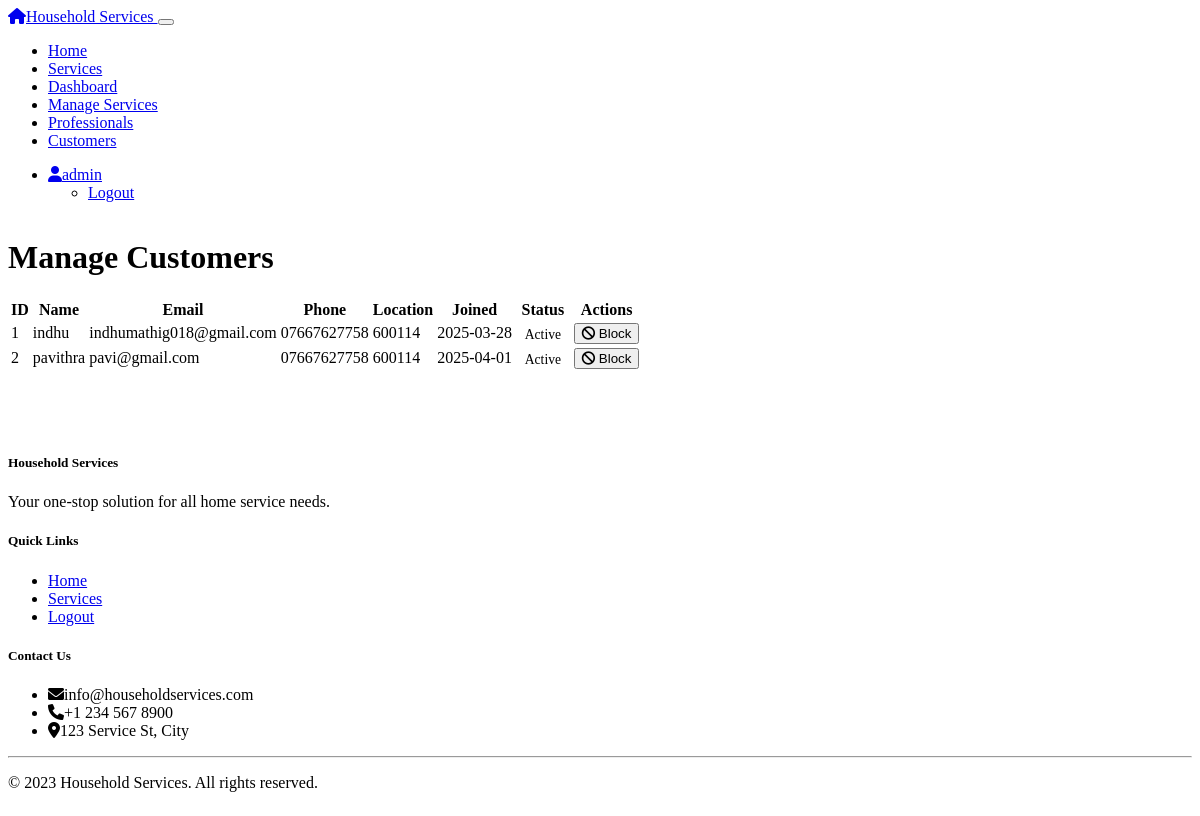
The page /admin/customers (signed in) on the database its author committed.
### models.py (models this page shows, shortened)
class User(UserMixin, db.Model):
    __tablename__ = 'users'
    id = db.Column(db.Integer, primary_key=True)
    username = db.Column(db.String(64), unique=True, nullable=False)
    email = db.Column(db.String(120), unique=True, nullable=False)
    password_hash = db.Column(db.String(256), nullable=False)
    role = db.Column(db.String(20), nullable=False) # 'admin', 'professional', 'customer'
    created_at = db.Column(db.DateTime, default=datetime.utcnow)
    is_active = db.Column(db.Boolean, default=True)
    customer_profile = db.relationship('Customer', backref='user', uselist=False, cascade='all, delete-orphan')
    professional_profile = db.relationship('Professional', backref='user', uselist=False, cascade='all, delete-orphan')

class Customer(db.Model):
    __tablename__ = 'customers'
    id = db.Column(db.Integer, primary_key=True)
    user_id = db.Column(db.Integer, db.ForeignKey('users.id'), nullable=False)
    address = db.Column(db.String(256))
    phone = db.Column(db.String(20))
    pin_code = db.Column(db.String(10))
    service_requests = db.relationship('ServiceRequest', backref='customer', lazy='dynamic')
    reviews = db.relationship('Review', backref='customer', lazy='dynamic')

### routes/admin.py (the view)
@admin_bp.route('/customers')
@login_required
@admin_required
def customers():
    customers = Customer.query.all()
    return render_template('admin/customers.html', customers=customers)

### app.py (called while the page is built)
@login_manager.user_loader
def load_user(user_id):
    from models import User
    return User.query.get(int(user_id))

### routes/admin.py (called while the page is built)
def admin_required(f):
    @wraps(f)
    def decorated_function(*args, **kwargs):
        if not current_user.is_authenticated or current_user.role != 'admin':
            flash('You do not have permission to access this page.', 'danger')
            return redirect(url_for('home'))
        return f(*args, **kwargs)
    return decorated_function

### templates/admin/customers.html (shortened to what this page needs)
{% extends "base.html" %}
{% block content %}
<h1 class="mb-4">Manage Customers</h1>
<div class="card">
    <div class="card-body">
        {% if customers %}
        <div class="table-responsive">
            <table class="table table-hover">
                <thead>
                    <tr>
                        <th>ID</th>
                        <th>Name</th>
                        <th>Email</th>
                        <th>Phone</th>
                        <th>Location</th>
                        <th>Joined</th>
                        <th>Status</th>
                        <th>Actions</th>
                    </tr>
                </thead>
                <tbody>
                    {% for customer in customers %}
                    <tr>
                        <td>{{ customer.id }}</td>
                        <td>{{ customer.user.username }}</td>
                        <td>{{ customer.user.email }}</td>
                        <td>{{ customer.phone }}</td>
                        <td>{{ customer.pin_code }}</td>
                        <td>{{ customer.user.created_at.strftime('%Y-%m-%d') }}</td>
                        <td>
                            {% if customer.user.is_active %}
                                <span class="badge bg-success">Active</span>
                            {% else %}
                                <span class="badge bg-danger">Blocked</span>
                            {% endif %}
                        </td>
                        <td>
                            <form action="{{ url_for('admin.toggle_user_active', user_id=customer.user.id) }}" method="POST">
                                {% if customer.user.is_active %}
                                    <button type="submit" class="btn btn-sm btn-danger">
                                        <i class="fas fa-ban"></i> Block
                                    </button>
                                {% else %}
                                    <button type="submit" class="btn btn-sm btn-info">
                                        <i class="fas fa-unlock"></i> Unblock
                                    </button>
                                {% endif %}
                            </form>
                        </td>
                    </tr>
                    {% endfor %}
                </tbody>
            </table>
        </div>
        {% else %}
        <div class="text-center py-5">
            <h4 class="text-muted">No customers registered yet</h4>
        </div>
        {% endif %}
    </div>
</div>
{% endblock %}

### templates/base.html (shortened to what this page needs)
<!DOCTYPE html>
<html lang="en" data-bs-theme="dark">
<head>
    <link rel="stylesheet" href="https://cdn.replit.com/agent/bootstrap-agent-dark-theme.min.css">
    <link rel="stylesheet" href="{{ url_for('static', filename='css/custom.css') }}">
    <link rel="stylesheet" href="https://cdnjs.cloudflare.com/ajax/libs/font-awesome/6.0.0/css/all.min.css">
</head>
<body>
    <nav class="navbar navbar-expand-lg navbar-dark bg-dark">
        <div class="container">
            <a class="navbar-brand" href="{{ url_for('home') }}">
                <i class="fas fa-home me-2"></i>Household Services
            </a>
            <button class="navbar-toggler" type="button" data-bs-toggle="collapse" data-bs-target="#navbarNav"
                    aria-controls="navbarNav" aria-expanded="false" aria-label="Toggle navigation">
            </button>
            <div class="collapse navbar-collapse" id="navbarNav">
                <ul class="navbar-nav me-auto">
                    <li class="nav-item">
                        <a class="nav-link" href="{{ url_for('home') }}">Home</a>
                    </li>
                    <li class="nav-item">
                        <a class="nav-link" href="{{ url_for('service.list_services') }}">Services</a>
                    </li>
                    {% if current_user.is_authenticated %}
                        {% if current_user.role == 'admin' %}
                            <li class="nav-item">
                                <a class="nav-link" href="{{ url_for('admin.dashboard') }}">Dashboard</a>
                            </li>
                            <li class="nav-item">
                                <a class="nav-link" href="{{ url_for('admin.services') }}">Manage Services</a>
                            </li>
                            <li class="nav-item">
                                <a class="nav-link" href="{{ url_for('admin.professionals') }}">Professionals</a>
                            </li>
                            <li class="nav-item">
                                <a class="nav-link" href="{{ url_for('admin.customers') }}">Customers</a>
                            </li>
                        {% endif %}
                    {% endif %}
                </ul>
                <ul class="navbar-nav">
                    {% if current_user.is_authenticated %}
                        <li class="nav-item dropdown">
                            <a class="nav-link dropdown-toggle" href="#" id="navbarDropdown" role="button"
                               data-bs-toggle="dropdown" aria-expanded="false">
                                <i class="fas fa-user me-1"></i>{{ current_user.username }}
                            </a>
                            <ul class="dropdown-menu dropdown-menu-end" aria-labelledby="navbarDropdown">
                                <li><a class="dropdown-item" href="{{ url_for('auth.logout') }}">Logout</a></li>
                            </ul>
                        </li>
                    {% endif %}
                </ul>
            </div>
        </div>
    </nav>
    <main class="container my-4">
        {% block content %}{% endblock %}
    </main>
    <footer class="footer bg-dark text-light py-4 mt-5">
        <div class="container">
            <div class="row">
                <div class="col-md-6">
                    <h5>Household Services</h5>
                    <p>Your one-stop solution for all home service needs.</p>
                </div>
                <div class="col-md-3">
                    <h5>Quick Links</h5>
                    <ul class="list-unstyled">
                        <li><a href="{{ url_for('home') }}" class="text-light">Home</a></li>
                        <li><a href="{{ url_for('service.list_services') }}" class="text-light">Services</a></li>
                        {% if current_user.is_authenticated %}
                            <li><a href="{{ url_for('auth.logout') }}" class="text-light">Logout</a></li>
                        {% else %}
                            <li><a href="{{ url_for('auth.login') }}" class="text-light">Login</a></li>
                            <li><a href="{{ url_for('auth.register') }}" class="text-light">Register</a></li>
                        {% endif %}
                    </ul>
                </div>
                <div class="col-md-3">
                    <h5>Contact Us</h5>
                    <ul class="list-unstyled">
                        <li><i class="fas fa-envelope me-2"></i>info@householdservices.com</li>
                        <li><i class="fas fa-phone me-2"></i>+1 234 567 8900</li>
                        <li><i class="fas fa-map-marker-alt me-2"></i>123 Service St, City</li>
                    </ul>
                </div>
            </div>
            <hr class="my-3">
            <div class="row">
                <div class="col-12 text-center">
                    <p class="mb-0">&copy; 2023 Household Services. All rights reserved.</p>
                </div>
            </div>
        </div>
    </footer>
</body>
</html>

### static/css/custom.css (style rules this page uses)
body { min-height: 100vh; display: flex; flex-direction: column; }
main { flex: 1; }
.footer { margin-top: auto; }
.badge { font-size: 0.85em; padding: 0.35em 0.65em; }

### rows shown on the page
User: username "admin"
Customer: id "1", user.username "indhu", user.email "indhumathig018@gmail.com", phone "07667627758", pin_code "600114", user.created_at "2025-03-28"
Customer: id "2", user.username "pavithra", user.email "pavi@gmail.com", phone "07667627758", pin_code "600114", user.created_at "2025-04-01"
